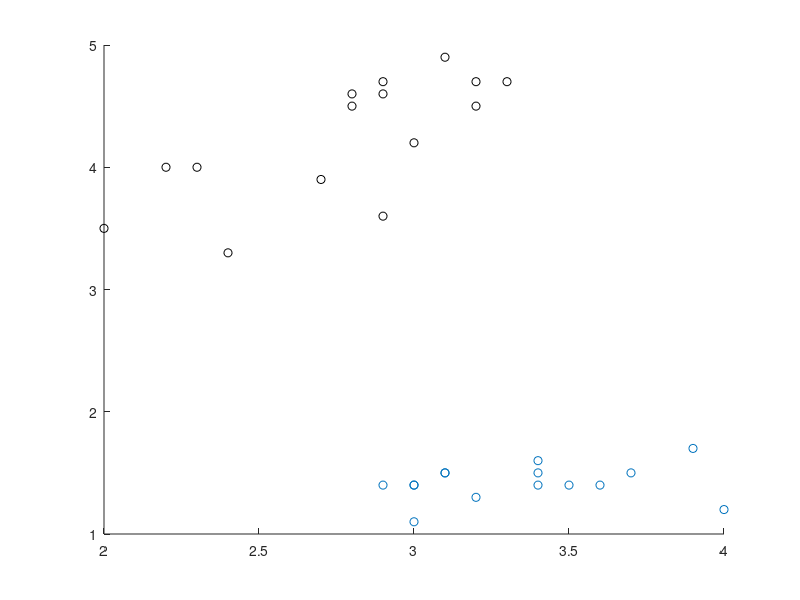

Write the MATLAB code that produced this figure. (Note: this script raises an error after producing the figure.)
%%%%%%%%%%%%%%%%%%%%%%%%%%%%%%%%%%%%%%%%%
% LAB 1, Bayesian Decision Theory
%%%%%%%%%%%%%%%%%%%%%%%%%%%%%%%%%%%%%%%%%

% Attribute Information for IRIS data:
%    1. sepal length in cm
%    2. sepal width in cm
%    3. petal length in cm
%    4. petal width in cm

%    class label/numeric label: 
%       -- Iris Setosa / 1 
%       -- Iris Versicolour / 2
%       -- Iris Virginica / 3


%% this script will run lab1 experiments..
clear
load irisdata.mat

%% extract unique labels (class names)
labels = unique(irisdata_labels);

%% generate numeric labels
numericLabels = zeros(size(irisdata_features,1),1);
for i = 1:size(labels,1)
    numericLabels(find(strcmp(labels{i},irisdata_labels)),:)= i;
end

% %% feature distribution of x1 for two classes
% figure
% 
%     
% subplot(1,2,1), hist(irisdata_features(find(numericLabels(:)==1),2),100), title('Iris Setosa, sepal width (cm)');
% subplot(1,2,2), hist(irisdata_features(find(numericLabels(:)==2),2),100); title('Iris Veriscolour, sepal width (cm)');
% 
% figure
% 
% subplot(1,2,1), hist(irisdata_features(find(numericLabels(:)==1),1),100), title('Iris Setosa, sepal length (cm)');
% subplot(1,2,2), hist(irisdata_features(find(numericLabels(:)==2),1),100); title('Iris Veriscolour, sepal length (cm)');
%     
% 
% figure
% 
% plot(irisdata_features(find(numericLabels(:)==1),1),irisdata_features(find(numericLabels(:)==1),2),'rs'); title('x_1 vs x_2');
% hold on;
% plot(irisdata_features(find(numericLabels(:)==2),1),irisdata_features(find(numericLabels(:)==2),2),'k.');
% axis([4 7 1 5]);
% 
    

% %% build training data set for two class comparison
% % merge feature samples with numeric labels for two class comparison (Iris
% % Setosa vs. Iris Veriscolour
% trainingSet = [irisdata_features(1:150,:) numericLabels(1:150,1)];
% D=trainingSet
% A=D(1:50,2:3);
% B=D(51:100,2:3);
% C=D(101:150,2:3);
% x=0.7*length(A);
% z=0.7*length(B)
% Atrain = A(1:(0.7*length(A)),1:2);
% Btrain = B(1:(0.7*length(B)),1:2);
% Aclassify = A(x+1:end,1:2);
% Bclassify = B(z+1:end,1:2);
% 
% AugAtrain = [ones(size(Atrain,1),1),Atrain];
% AugBtrain = [ones(size(Btrain,1),1),Btrain];
% NormBtrain = -AugBtrain
% 
% AugAtrain = AugAtrain';
% AugBtrain = AugBtrain';
% NormBtrain = NormBtrain';
% Yi = [AugAtrain, NormBtrain];
% Y = [AugAtrain, AugBtrain]
% a= [0 0 1]; %a initial
% threshold = 0;
% learn_rate = 0.01;
% 
% for t=1:300
%     M = a*Yi
%     Mlogic = M <= 0;
%     a = a' - (sum(Yi(:,Mlogic),2)*-learn_rate)
%     a = a'
% end    
% 
% Y = [ones(size(Aclassify,1),1), Aclassify]'
% 
% 
% Yb = [ones(size(Bclassify,1),1), Bclassify]'
% 
% gx = a*Yb



%% Lab1 experiments (include here)
%% Question 1
trainingSet = [irisdata_features(1:150,:) numericLabels(1:150,1)];
D=trainingSet
A=D(1:50,2:3);
B=D(51:100,2:3);


Atrain = A(1:(0.3*length(A)),1:2); %30 percent
Btrain = B(1:(0.3*length(B)),1:2); %30 percent

Aclassify = A((0.3*length(A):length(A)),1:2); %70 percent
Bclassify = B((0.3*length(B):length(B)),1:2); % 70 percent

AugAtrain = [ones(size(Atrain,1),1),Atrain];
AugBtrain = [ones(size(Btrain,1),1),Btrain];
NormBtrain = -AugBtrain

AugAtrain = AugAtrain';
AugBtrain = AugBtrain';
NormBtrain = NormBtrain';
Yi = [AugAtrain, NormBtrain];
Y = [AugAtrain, AugBtrain]
a= [0 0 1]; %a initial
threshold = 0;
learn_rate = 0.01;
count = 0;

figure;
scatter(Atrain(:,1),Atrain(:,2),'rs')
hold on;
scatter(Btrain(:,1),Btrain(:,2),'k')
hold on;
syms x2 x3;
eqn = a*[1;x2;x3] == 0;
xSol = solve(eqn, x3);
ezplot(xSol);


for t=1:300
    count = count + 1;
    M = a*Yi;
    Mlogic = M <= 0;
    a = a' - (sum(Yi(:,Mlogic),2)*-learn_rate);
    a = a';
    eqn = a*[1;x2;x3] == 0;
    xSol = solve(eqn, x3);
    ezplot(xSol);
    hold on;
    if (all(Mlogic(:) == threshold))
        break;
    end   
    
end    

Legend=cell(count+3,1)
 for iter=1:count+3
   if iter == 1
       Legend{iter} = ('Class A');
   elseif iter == 2
       Legend{iter} = ('Class B');
   else
   Legend{iter}=strcat('interation', num2str(iter-3));
   end
 end
legend(Legend)
title('x2 vs x3 (Training Data of 30%)');
xlim([-6 6]);
ylim([-6 6]);
xlabel('x2');
ylabel('x3');


eqn = a*[1;x2;x3] == 0;
xSol = solve(eqn, x3) == x3;

figure;
scatter(Atrain(:,1),Atrain(:,2),'rs')
hold on;
scatter(Btrain(:,1),Btrain(:,2),'k')
ezplot(xSol);
title('x2 vs x3 (Training Data of 30%)');
legend('Class A','Class B');
xlim([0 6]);
ylim([0 6]);
xlabel('x2');
ylabel('x3');


%question 2

Ya = [ones(size(Aclassify,1),1), Aclassify]'

gxa = a*Ya

gxAAcc = 1 -((length(gxa)-sum(gxa(:) > 0))/length(gxa)); % g(x) for A

Yb = [ones(size(Bclassify,1),1), Bclassify]'

gxb = a*Yb

gxBAcc = 1 -((length(gxb)-sum(gxb(:) < 0))/length(gxb)); % g(x) for B


%% question 3

trainingSet = [irisdata_features(1:150,:) numericLabels(1:150,1)];
D=trainingSet
A=D(1:50,2:3);
B=D(51:100,2:3);


Atrain = A(1:(0.7*length(A)),1:2); %70
Btrain = B(1:(0.7*length(B)),1:2); %70

Aclassify = A((round(0.7*length(A)+1):length(A)),1:2); %30
Bclassify = B((round(0.7*length(B)+1):length(B)),1:2); %30

AugAtrain = [ones(size(Atrain,1),1),Atrain];
AugBtrain = [ones(size(Btrain,1),1),Btrain];
NormBtrain = -AugBtrain

AugAtrain = AugAtrain';
AugBtrain = AugBtrain';
NormBtrain = NormBtrain';
Yi = [AugAtrain, NormBtrain];
Y = [AugAtrain, AugBtrain]
a= [0 0 1]; %a initial
threshold = 0;
learn_rate = 0.01;
count = 0;

figure;
scatter(Atrain(:,1),Atrain(:,2),'rs')
hold on;
scatter(Btrain(:,1),Btrain(:,2),'k')
hold on;
syms x2 x3;
eqn = a*[1;x2;x3] == 0;
xSol = solve(eqn, x3);
ezplot(xSol);

for t=1:300
    count = count + 1;
    M = a*Yi
    Mlogic = M <= 0;
    a = a' - (sum(Yi(:,Mlogic),2)*-learn_rate)
    a = a'
    eqn = a*[1;x2;x3] == 0;
    xSol = solve(eqn, x3);
    ezplot(xSol);
    if (all(Mlogic(:) == threshold))
        break;
    end     
end 
Legend=cell(count+3,1)
 for iter=1:count+3
   if iter == 1
       Legend{iter} = ('Class A');
   elseif iter == 2
       Legend{iter} = ('Class B');
   else
   Legend{iter}=strcat('interation', num2str(iter-3));
   end
 end
legend(Legend)
title('x2 vs x3 (Training Data of 70%)');
xlim([-6 6]);
ylim([-6 6]);
xlabel('x2');
ylabel('x3');

 
syms x2 x3;
eqn = a*[1;x2;x3] == 0;
xSol = solve(eqn, x3) == x3;

figure;
scatter(Atrain(:,1),Atrain(:,2),'rs')
hold on;
scatter(Btrain(:,1),Btrain(:,2),'k')
ezplot(xSol);
title('x2 vs x3 (Training Data of 70%)');
legend('Class A','Class B');
xlabel('x2');
ylabel('x3');
xlim([0 6]);
ylim([0 6]);



Ya = [ones(size(Aclassify,1),1), Aclassify]'

gxa = a*Ya

gxAAcc = 1 -((length(gxa)-sum(gxa(:) > 0))/length(gxa)); % g(x) for A

Yb = [ones(size(Bclassify,1),1), Bclassify]'

gxb = a*Yb

gxBAcc = 1 -((length(gxb)-sum(gxb(:) < 0))/length(gxb)); % g(x) for B

gxb = a*Yb

%% Question 4.1

trainingSet = [irisdata_features(1:150,:) numericLabels(1:150,1)];
D=trainingSet

B=D(51:100,2:3);
C=D(101:150,2:3);

Btrain = B(1:(0.7*length(B)),1:2); %70 Percent training set
Ctrain = C(1:(0.7*length(C)),1:2); %70 Percent training set

Bclassify = B((0.7*length(B))+1:(length(B)),1:2); % 30 percent classification set
Cclassify = C((0.7*length(C))+1:(length(C)),1:2); % 30 percent classification set

AugBtrain = [ones(size(Btrain,1),1),Btrain];
AugCtrain = [ones(size(Ctrain,1),1),Ctrain];
NormCtrain = -AugCtrain;

Yi = [AugBtrain', NormCtrain'];
Y = [AugBtrain', AugCtrain'];
a= [0 0 1]; %a initial
threshold = 0;
learn_rate = 0.01;
count = 0;

figure;
scatter(Btrain(:,1),Btrain(:,2),'rs')
hold on;
scatter(Ctrain(:,1),Ctrain(:,2),'k')
hold on;
syms x2 x3;
eqn = a*[1;x2;x3] == 0;
xSol = solve(eqn, x3);
ezplot(xSol);
for t=1:300
    count = count + 1;
    M = a*Yi
    Mlogic = M <= 0;
    a = a' - (sum(Yi(:,Mlogic),2)*-learn_rate);
    a = a';
%     eqn = a*[1;x2;x3] == 0;
%     xSol = solve(eqn, x3);
%     ezplot(xSol);
%     Uncomment for graph of linear boundary through iterations
    if (all(Mlogic(:) == threshold))
        break;
    end   
    
end  
Legend=cell(count+3,1)
 for iter=1:count+3
   if iter == 1
       Legend{iter} = ('Class B');
   elseif iter == 2
       Legend{iter} = ('Class C');
   else
   Legend{iter}=strcat('interation', num2str(iter-3));
   end
 end
legend(Legend)
title('x2 vs x3 (Training Data of 70%)');
xlim([-6 6]);
ylim([-6 6]);
xlabel('x2');
ylabel('x3');
 
syms x2 x3;
eqn = a*[1;x2;x3] == 0;
xSol = solve(eqn, x3) == x3;

figure;
scatter(Btrain(:,1),Btrain(:,2),'rs');
hold on;
scatter(Ctrain(:,1),Ctrain(:,2),'k');
ezplot(xSol);
title('x2 vs x3 (Training Data of 70%)');
legend('Class B','Class C');
xlabel('x2');
ylabel('x3');
xlim([0 6]);
ylim([0 6]);

Yb = [ones(size(Bclassify,1),1), Bclassify]'

gxb = a*Yb

gxBAcc = 1 -((length(gxb)-sum(gxb(:) > 0))/length(gxb)); % g(x) for class B

Yc = [ones(size(Cclassify,1),1), Cclassify]'

gxc = a*Yc

gxCAcc = 1 -((length(gxc)-sum(gxc(:) < 0))/length(gxc)); % g(x) for class A

%% Question 4.2

trainingSet = [irisdata_features(1:150,:) numericLabels(1:150,1)];
D=trainingSet

B=D(51:100,2:3);
C=D(101:150,2:3);

Btrain = B(1:(0.3*length(B)),1:2); %30 Percent training set
Ctrain = C(1:(0.3*length(C)),1:2); %30 Percent training set

Bclassify = B((0.3*length(B))+1:(length(B)),1:2); %70 percent classification set
Cclassify = C((0.3*length(C))+1:(length(C)),1:2); %70 percent classification set


AugBtrain = [ones(size(Btrain,1),1),Btrain];
AugCtrain = [ones(size(Ctrain,1),1),Ctrain];
NormCtrain = -AugCtrain;


Yi = [AugBtrain', NormCtrain'];
Y = [AugBtrain', AugCtrain'];
a= [0 0 1]; %a initial
threshold = 0;
learn_rate = 0.01;

count = 0;

figure;
scatter(Btrain(:,1),Btrain(:,2),'rs')
hold on;
scatter(Ctrain(:,1),Ctrain(:,2),'k')
hold on;
syms x2 x3;
eqn = a*[1;x2;x3] == 0;
xSol = solve(eqn, x3);
ezplot(xSol);

for t=1:300
    count = count + 1;
    M = a*Yi;
    Mlogic = M <= 0;
    a = a' - (sum(Yi(:,Mlogic),2)*-learn_rate);
    a = a';
%     eqn = a*[1;x2;x3] == 0;
%     xSol = solve(eqn, x3);
%     ezplot(xSol);
%     Uncomment for graph of linear boundary through iterations
    if (all(Mlogic(:) == threshold))
        break;
    end   
   
end 
Legend=cell(count+3,1)
 for iter=1:count+3
   if iter == 1
       Legend{iter} = ('Class B');
   elseif iter == 2
       Legend{iter} = ('Class C');
   else
   Legend{iter}=strcat('interation', num2str(iter-3));
   end
 end
legend(Legend)
title('x2 vs x3 (Training Data of 30%)');
xlim([-6 6]);
ylim([-6 6]);
xlabel('x2');
ylabel('x3');


syms x2 x3;
eqn = a*[1;x2;x3] == 0;
xSol = solve(eqn, x3) == x3;

figure;
scatter(Btrain(:,1),Btrain(:,2),'rs');
hold on;
scatter(Ctrain(:,1),Ctrain(:,2),'k');
ezplot(xSol);
title('x2 vs x3 (Training Data of 30%)');
legend('Class B','Class C');
xlabel('x2');
ylabel('x3');
xlim([0 6]);
ylim([0 6]);

Yb = [ones(size(Bclassify,1),1), Bclassify]'

gxb = a*Yb

gxBAcc = 1 -((length(gxb)-sum(gxb(:) > 0))/length(gxb)); % g(x) for class B

Yc = [ones(size(Cclassify,1),1), Cclassify]'

gxc = a*Yc

gxCAcc = 1 -((length(gxc)-sum(gxc(:) < 0))/length(gxc)); % g(x) for class C

%% Question 5 reworked

trainingSet = [irisdata_features(1:150,:) numericLabels(1:150,1)];
D=trainingSet
A=D(1:50,2:3);
B=D(51:100,2:3);

Atrain = A(1:(0.7*length(A)),1:2);
Btrain = B(1:(0.7*length(B)),1:2);

Aclassify = A((round(0.7*length(A)+1):length(A)),1:2);
Bclassify = B((round(0.7*length(B)+1):length(B)),1:2);

AugAtrain = [ones(size(Atrain,1),1),Atrain];
AugBtrain = [ones(size(Btrain,1),1),Btrain];
NormBtrain = -AugBtrain

AugAtrain = AugAtrain';
AugBtrain = AugBtrain';
NormBtrain = NormBtrain';
Yi = [AugAtrain, NormBtrain];
Y = [AugAtrain, AugBtrain]
a= [0 0 5]; %a initial
threshold = 0;
learn_rate = 0.04;
count = 0;

figure;
scatter(Atrain(:,1),Atrain(:,2),'rs')
hold on;
scatter(Btrain(:,1),Btrain(:,2),'k')
hold on;
syms x2 x3;
eqn = a*[1;x2;x3] == 0;
xSol = solve(eqn, x3);
ezplot(xSol);

for t=1:300
    count = count + 1;
    M = a*Yi
    Mlogic = M <= 0;
    a = a' - (sum(Yi(:,Mlogic),2)*-learn_rate);
    a = a';
    eqn = a*[1;x2;x3] == 0;
    xSol = solve(eqn, x3);
    ezplot(xSol);
    if (all(Mlogic(:) == threshold))
        break;
    end     
end 
Legend=cell(count+3,1);
 for iter=1:count+3
   if iter == 1
       Legend{iter} = ('Class A');
   elseif iter == 2
       Legend{iter} = ('Class B');
   else
   Legend{iter}=strcat('interation', num2str(iter-3));
   end
 end
legend(Legend);
title('x2 vs x3 (Training Data of 70%)');
xlim([-6 6]);
ylim([-6 6]);
xlabel('x2');
ylabel('x3');

 
syms x2 x3;
eqn = a*[1;x2;x3] == 0;
xSol = solve(eqn, x3) == x3;

figure;
scatter(Atrain(:,1),Atrain(:,2),'rs');
hold on;
scatter(Btrain(:,1),Btrain(:,2),'k');
ezplot(xSol);
title('x2 vs x3 (Training Data of 70%)');
legend('Class A','Class B');
xlabel('x2');
ylabel('x3');
xlim([0 6]);
ylim([0 6]);



Ya = [ones(size(Aclassify,1),1), Aclassify]'

gxa = a*Ya

gxAAccModified = 1 -((length(gxa)-sum(gxa(:) > 0))/length(gxa));

Yb = [ones(size(Bclassify,1),1), Bclassify]'

gxb = a*Yb

gxBAccModfied = 1 -((length(gxb)-sum(gxb(:) < 0))/length(gxb));

gxb = a*Yb
